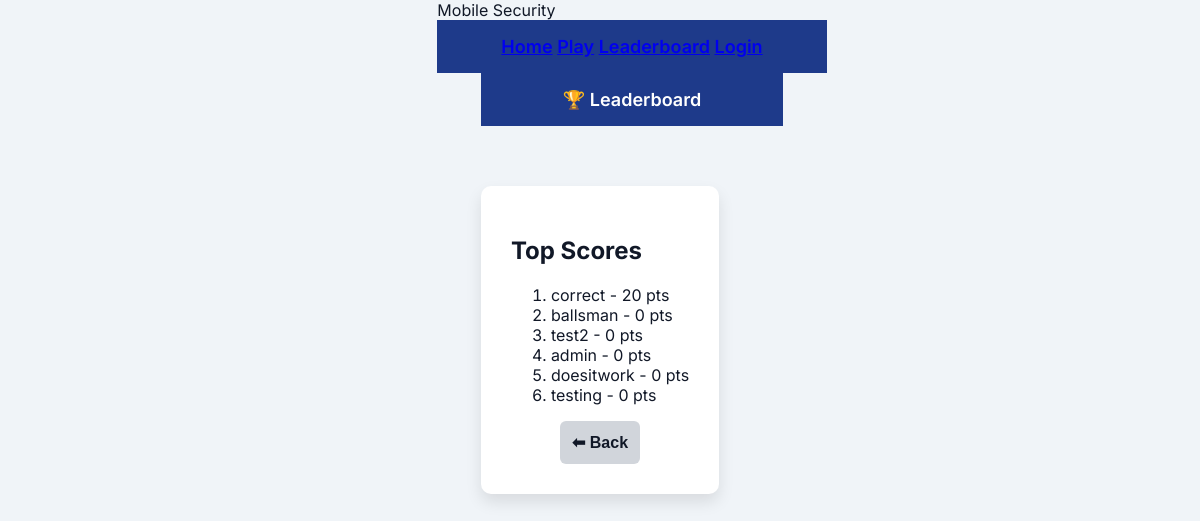
The app's page /leaderboard/ (signed in), older data.
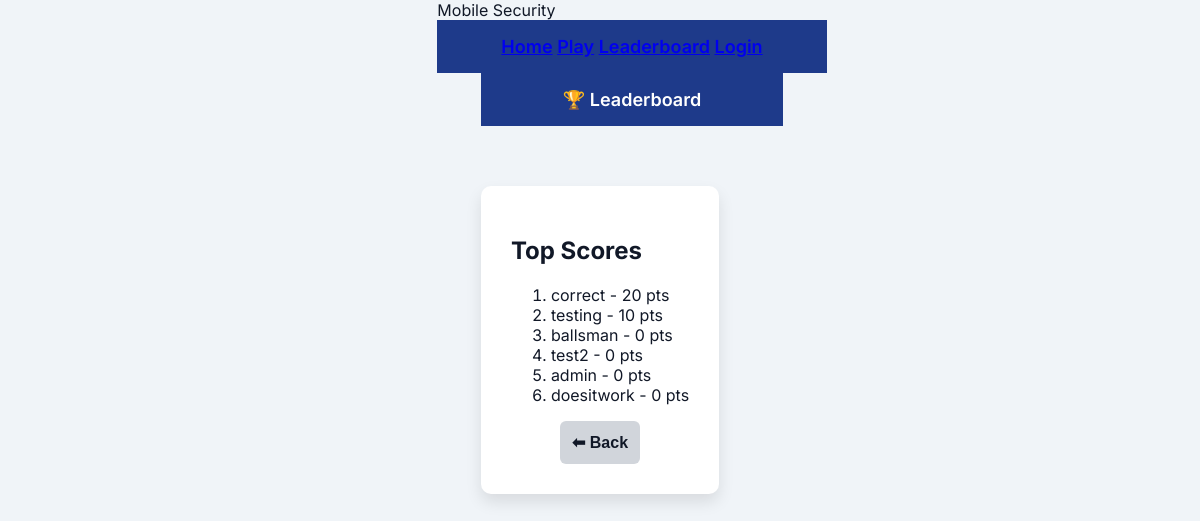
The same page, newer data.
### accounts/models.py (models this page shows)
class CustomUser(AbstractUser):
    high_score = models.IntegerField(default=0)
    email = models.EmailField(unique=True)

### core/views.py (the view)
# urls.py: path('leaderboard/', views.leaderboard_page, name='leaderboard-page'),
@login_required(login_url='accounts:login-page')
def leaderboard_page(request):
    top_users = User.objects.order_by('-high_score')[:10]
    return render(request, 'leaderboard.html', {'top_users': top_users})

### core/templates/leaderboard.html (shortened to what this page needs)
{% extends "global.html" %}
{% load static %}
{% block extra_css %}
  <link rel="stylesheet" href="{% static 'homepage/css/style.css' %}">
{% endblock %}
{% block content %}
<head>
</head>
<body>
<nav>🏆 Leaderboard</nav>
<div class="card">
  <h2>Top Scores</h2>
  {% if top_users %}
    <ol>
      {% for user in top_users %}
        <li>{{ user.username }} - {{ user.high_score }} pts</li>
      {% endfor %}
    </ol>
  {% else %}
    <p>No users have scores yet.</p>
  {% endif %}
  <div class="back-button">
    <a href="{% url 'core:home-page' %}"><button>⬅ Back</button></a>
  </div>
</div>
</body>
{% endblock %}

Row changes from the older to the newer data that the page shows:
changed CustomUser "testing": high_score "0" → "10"; moves up the list
